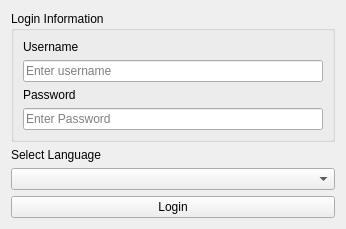
<?xml version="1.0" encoding="UTF-8"?>
<ui version="4.0">
 <class>Form</class>
 <widget class="QWidget" name="Form">
  <property name="geometry">
   <rect>
    <x>0</x>
    <y>0</y>
    <width>346</width>
    <height>213</height>
   </rect>
  </property>
  <property name="windowTitle">
   <string>Login Form</string>
  </property>
  <layout class="QVBoxLayout" name="verticalLayout_6">
   <item>
    <layout class="QVBoxLayout" name="verticalLayout_3">
     <item>
      <widget class="QGroupBox" name="groupBox">
       <property name="title">
        <string>Login Information</string>
       </property>
       <layout class="QVBoxLayout" name="verticalLayout_5">
        <item>
         <layout class="QVBoxLayout" name="verticalLayout_4">
          <item>
           <widget class="QLabel" name="label">
            <property name="text">
             <string>Username</string>
            </property>
           </widget>
          </item>
          <item>
           <widget class="QLineEdit" name="lineEdit_username">
            <property name="placeholderText">
             <string>Enter username</string>
            </property>
           </widget>
          </item>
          <item>
           <widget class="QLabel" name="label_2">
            <property name="text">
             <string>Password</string>
            </property>
           </widget>
          </item>
          <item>
           <widget class="QLineEdit" name="lineEdit_password">
            <property name="echoMode">
             <enum>QLineEdit::Password</enum>
            </property>
            <property name="placeholderText">
             <string>Enter Password</string>
            </property>
           </widget>
          </item>
         </layout>
        </item>
       </layout>
      </widget>
     </item>
     <item>
      <widget class="QLabel" name="label_3">
       <property name="text">
        <string>Select Language</string>
       </property>
      </widget>
     </item>
     <item>
      <widget class="QComboBox" name="comboBox_language"/>
     </item>
     <item>
      <widget class="QPushButton" name="button_login">
       <property name="text">
        <string>Login</string>
       </property>
      </widget>
     </item>
    </layout>
   </item>
  </layout>
 </widget>
 <resources/>
 <connections/>
</ui>
